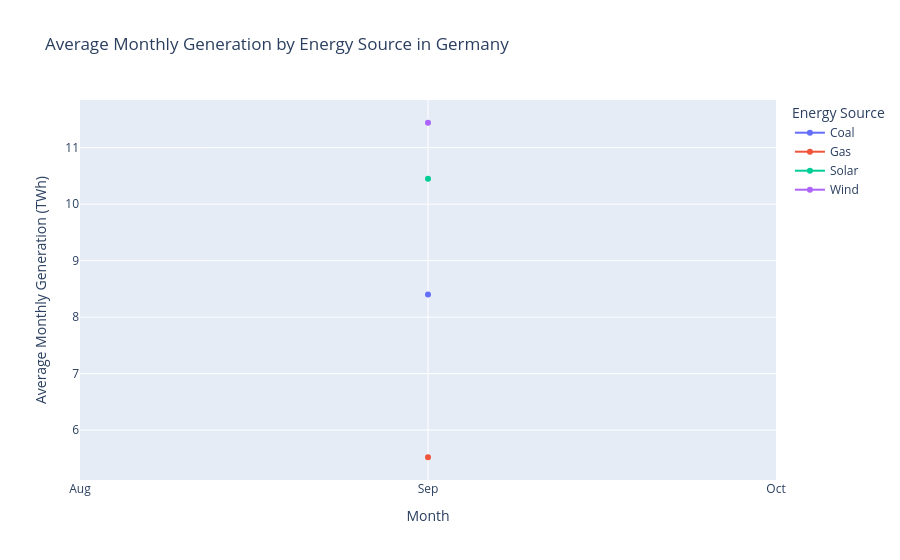

Notebook code for this chart:
### Markdown cell above
## 4.4 Seasonal Patterns in Electricity Generation

The time-series analysis indicates recurring within-year variation,
particularly for solar and wind generation.

To examine seasonality more directly, monthly generation is grouped by
calendar month. Averaging observations from the same month across multiple
years reduces short-term fluctuations and makes recurring seasonal patterns
easier to identify.

Germany is again used as a detailed example. Solar, wind, coal and gas are
compared to determine whether their monthly generation follows systematic
seasonal patterns.

### Code cell
germany_seasonality = (
    germany_generation
    .assign(month=germany_generation["date"].dt.month)
    .groupby(["month", "series"], as_index=False)["generation_twh"]
    .mean()
)

fig = px.line(
    germany_seasonality,
    x="month",
    y="generation_twh",
    color="series",
    markers=True,
    title="Average Monthly Generation by Energy Source in Germany",
    labels={
        "month": "Month",
        "generation_twh": "Average Monthly Generation (TWh)",
        "series": "Energy Source",
    },
)

fig.update_xaxes(
    tickmode="array",
    tickvals=list(range(1, 13)),
    ticktext=[
        "Jan", "Feb", "Mar", "Apr", "May", "Jun",
        "Jul", "Aug", "Sep", "Oct", "Nov", "Dec"
    ],
)

fig.show()

### Figure 1 — Plotly figure (JSON) as saved in the notebook; plotly's stock layout.template omitted (floating-point values rounded to 4 significant figures)
{"data": [{"hovertemplate": "Energy Source=Coal<br>Month=%{x}<br>Average Monthly Generation (TWh)=%{y}<extra></extra>", "legendgroup": "Coal", "line": {"color": "#636efa", "dash": "solid"}, "marker": {"symbol": "circle"}, "mode": "lines+markers", "name": "Coal", "orientation": "v", "showlegend": true, "type": "scatter", "x": [9], "xaxis": "x", "y": [8.4], "yaxis": "y"}, {"hovertemplate": "Energy Source=Gas<br>Month=%{x}<br>Average Monthly Generation (TWh)=%{y}<extra></extra>", "legendgroup": "Gas", "line": {"color": "#EF553B", "dash": "solid"}, "marker": {"symbol": "circle"}, "mode": "lines+markers", "name": "Gas", "orientation": "v", "showlegend": true, "type": "scatter", "x": [9], "xaxis": "x", "y": [5.52], "yaxis": "y"}, {"hovertemplate": "Energy Source=Solar<br>Month=%{x}<br>Average Monthly Generation (TWh)=%{y}<extra></extra>", "legendgroup": "Solar", "line": {"color": "#00cc96", "dash": "solid"}, "marker": {"symbol": "circle"}, "mode": "lines+markers", "name": "Solar", "orientation": "v", "showlegend": true, "type": "scatter", "x": [9], "xaxis": "x", "y": [10.45], "yaxis": "y"}, {"hovertemplate": "Energy Source=Wind<br>Month=%{x}<br>Average Monthly Generation (TWh)=%{y}<extra></extra>", "legendgroup": "Wind", "line": {"color": "#ab63fa", "dash": "solid"}, "marker": {"symbol": "circle"}, "mode": "lines+markers", "name": "Wind", "orientation": "v", "showlegend": true, "type": "scatter", "x": [9], "xaxis": "x", "y": [11.44], "yaxis": "y"}], "layout": {"legend": {"title": {"text": "Energy Source"}, "tracegroupgap": 0}, "title": {"text": "Average Monthly Generation by Energy Source in Germany"}, "xaxis": {"anchor": "y", "domain": [0, 1], "tickmode": "array", "ticktext": ["Jan", "Feb", "Mar", "Apr", "May", "Jun", "Jul", "Aug", "Sep", "Oct", "Nov", "Dec"], "tickvals": [1, 2, 3, 4, 5, 6, 7, 8, 9, 10, 11, 12], "title": {"text": "Month"}}, "yaxis": {"anchor": "x", "domain": [0, 1], "title": {"text": "Average Monthly Generation (TWh)"}}}}
